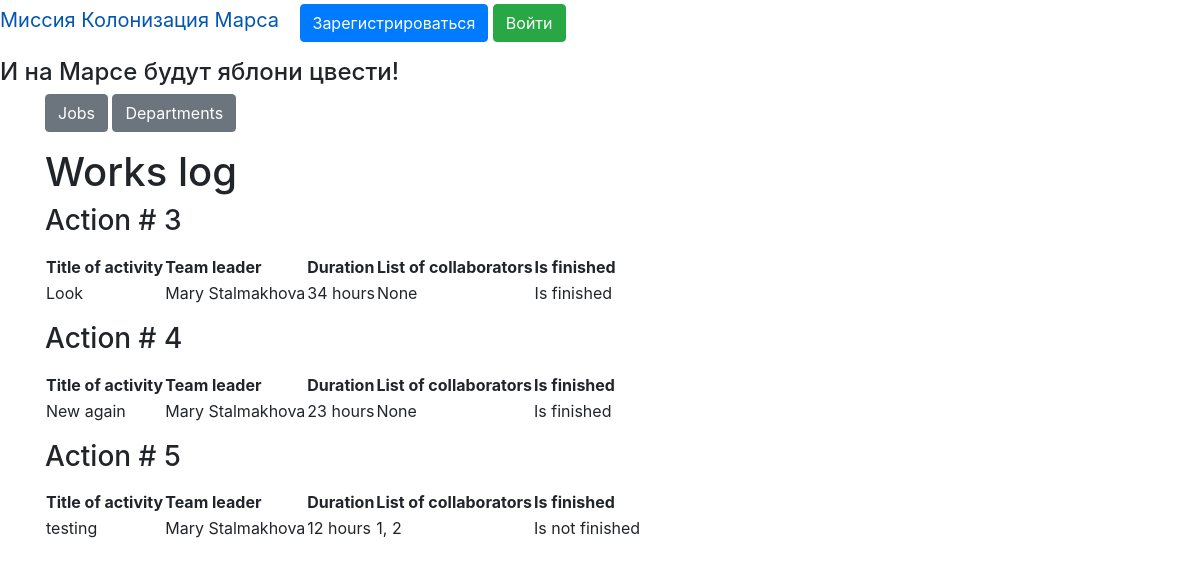
Page /jobs on the committed database.
### data/beta_code.py (models this page shows)
class Jobs(SqlAlchemyBase):
    __tablename__ = 'jobs'
    id = sqlalchemy.Column(sqlalchemy.Integer,
                           primary_key=True, autoincrement=True)
    team_leader = sqlalchemy.Column(sqlalchemy.Integer,
                                    sqlalchemy.ForeignKey("users.id"))
    job = sqlalchemy.Column(sqlalchemy.String, nullable=True)
    work_size = sqlalchemy.Column(sqlalchemy.Integer, nullable=True)
    collaborators = sqlalchemy.Column(sqlalchemy.String, nullable=True)
    start_date = sqlalchemy.Column(sqlalchemy.DateTime,
                                   default=datetime.datetime.now)
    end_date = sqlalchemy.Column(sqlalchemy.DateTime, nullable=True)
    is_finished = sqlalchemy.Column(sqlalchemy.Boolean, nullable=True)
    author = sqlalchemy.Column(sqlalchemy.Integer, nullable=True)

### truly_main.py (the view)
@app.route('/jobs')
def jobs():
    jobs_dict = []
    db_sess = db_session.create_session()
    for job in db_sess.query(Jobs):
        jobs_dict.append({"id": job.id, "title": job.job,
                          "leader": None, "team_leader": job.team_leader,
                          "duration": str(job.work_size) + " hours",
                          "collabs": job.collaborators,
                          "finish": ("Is finished" if job.is_finished else "Is not finished")})
        user = db_sess.query(User).filter(User.id == job.team_leader).first()
        jobs_dict[-1]["leader"] = user.name + " " + user.surname
    params = {
        "title": "Jobs",
        "jobs": jobs_dict
    }
    return render_template('jobs.html', **params)

### data/db_session.py (called while the page is built)
def create_session() -> Session:
    global __factory
    return __factory()

### templates/jobs.html (shortened to what this page needs)
{% extends "main_page.html" %}
{% block content2 %}
<h1 style="text-allign: center">Works log</h1>
{% for item in jobs %}
<h3>Action # {{item.id}}</h3>
<p>
<table>
    <tr>
        <th>Title of activity</th>
        <th>Team leader</th>
        <th>Duration</th>
        <th>List of collaborators</th>
        <th>Is finished</th>
    </tr>
    <tr>
        <td>{{item.title}}</td>
        <td>{{item.leader}}</td>
        <td>{{item.duration}}</td>
        <td>{{item.collabs}}</td>
        <td>{{item.finish}}</td>
  </tr>
</table>
</p>
{% endfor %}
{% endblock %}

### rows in the picture
Jobs: id "3", title "Look", leader "Mary Stalmakhova", duration "34 hours", collabs "None", finish "Is finished"
Jobs: id "4", title "New again", leader "Mary Stalmakhova", duration "23 hours", collabs "None", finish "Is finished"
Jobs: id "5", title "testing", leader "Mary Stalmakhova", duration "12 hours", collabs "1, 2", finish "Is not finished"
